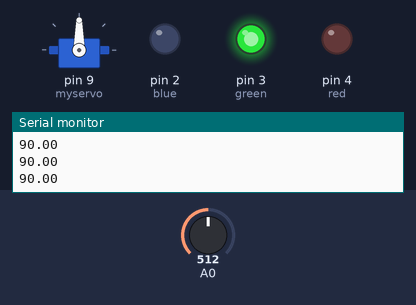
Bench run of a sketch on a simulated Arduino Uno, built with avr-gcc and run on an emulated ATmega328P. On the bench: servo, output pins drawn as LEDs (lit = HIGH), the last lines printed to the serial monitor. The inputs (shaded band) are chosen by the test bench; at power-on: A0 = 512.

Above: at 3.2 s.
3.3 s: A0 set to 716
At 3.8 s:
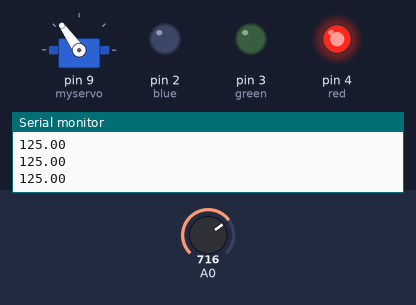
4.8 s: A0 set to 900
At 5.8 s:
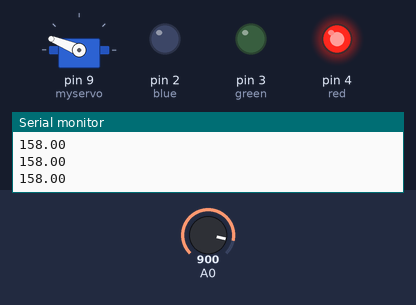
6.3 s: A0 set to 1023
At 6.8 s:
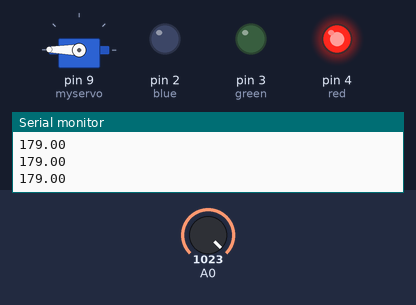
7.8 s: A0 set to 511
At 8.8 s:
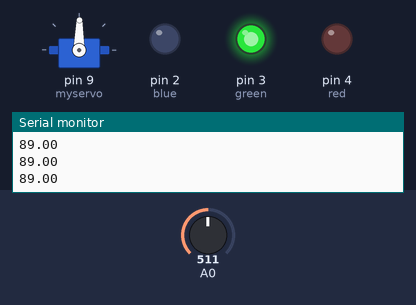
9.3 s: A0 set to 306
At 10.0 s:
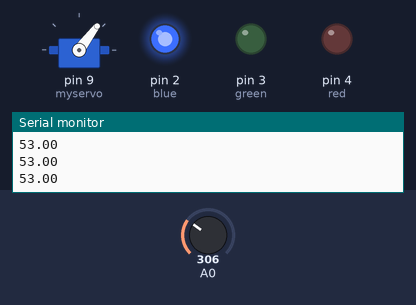
10.8 s: A0 set to 170
At 11.4 s:
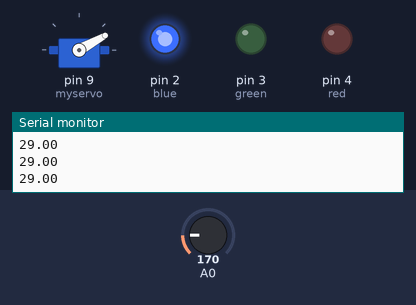
Timing chart, 0 to 13.3 s (numbered marks = the images above; inputs shaded):
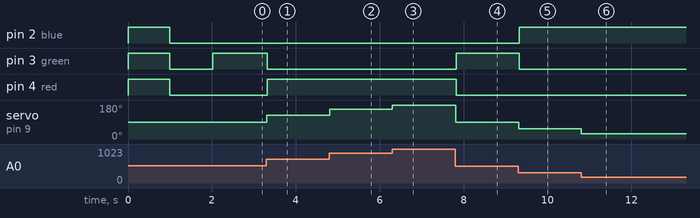

The sketch:

Servo_Motor_with_Potentiometer.ino
```cpp
#include<Servo.h>
int red = 4;
int green = 3;
int blue = 2;

Servo myservo;
int value; //digital value of potentiometer
double angle;

void setup(){

  Serial.begin(9600);
  myservo.attach(9);
  pinMode(red, OUTPUT);
  pinMode(green, OUTPUT);
  pinMode(blue, OUTPUT);
  digitalWrite(red, HIGH);
  digitalWrite(green, HIGH);
  digitalWrite(blue, HIGH);
  delay(1000);
  digitalWrite(red, LOW);
  digitalWrite(green, LOW);
  digitalWrite(blue, LOW);
  delay(1000);
}

void loop(){
  value = analogRead(A0);
  angle = map(value, 0, 1024,0, 180);
  Serial.println(angle);
  myservo.write(angle);
  delay(15);

  if(angle >= 0 && angle < 60){
    digitalWrite(blue, HIGH);
    digitalWrite(green, LOW);
    digitalWrite(red, LOW);
  }
  else if(angle >= 60 && angle < 120){
    digitalWrite(blue, LOW);
    digitalWrite(green, HIGH);
    digitalWrite(red, LOW);
  }
  else if(angle >= 120 && angle < 180){
    digitalWrite(blue, LOW);
    digitalWrite(green, LOW);
    digitalWrite(red, HIGH);
  }
}
```

Measured:
- after the input at 3.3 s, pin 3 (green): HIGH → LOW at once; pin 4 (red): LOW → HIGH at once; servo on pin 9 (myservo): 90° → 125° at once
- after the input at 4.8 s, servo on pin 9 (myservo): 125° → 158° at once
- after the input at 6.3 s, servo on pin 9 (myservo): 158° → 179° at once
- after the input at 7.8 s, pin 3 (green): LOW → HIGH at once; pin 4 (red): HIGH → LOW at once; servo on pin 9 (myservo): 179° → 89° at once
- after the input at 9.3 s, pin 2 (blue): LOW → HIGH at once; pin 3 (green): HIGH → LOW at once; servo on pin 9 (myservo): 89° → 53° at once
- after the input at 10.8 s, servo on pin 9 (myservo): 53° → 29° at once
